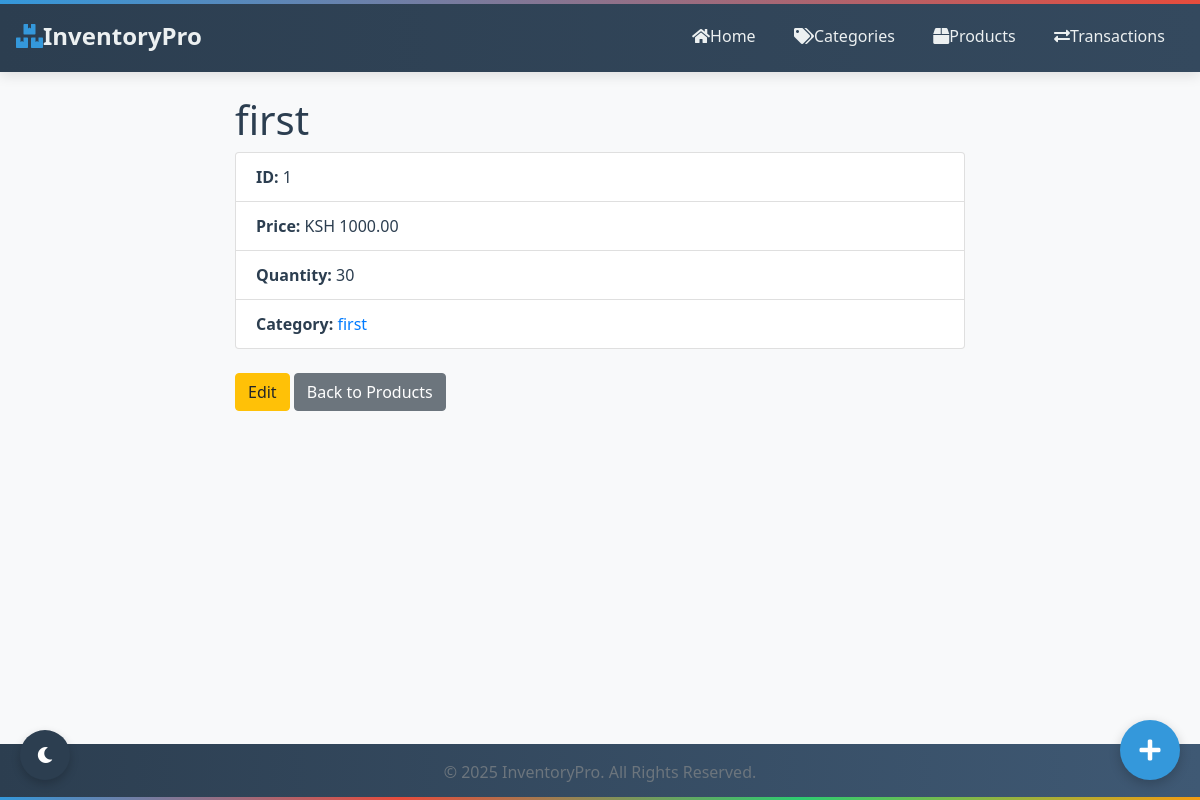
/products/1, run on the app's committed database.
### models/product.py (models this page shows, shortened)
class Product(Base):
    __tablename__ = 'products'
    id = Column(Integer, primary_key=True)
    _name = Column("name", String(100), nullable=False)
    description = Column(String(255))
    _price = Column("price", Float, nullable=False)
    _quantity = Column("quantity", Integer, default=0)
    category_id = Column(Integer, ForeignKey('categories.id'), nullable=False)
    created_at = Column(DateTime, default=datetime.datetime.utcnow)
    updated_at = Column(DateTime, default=datetime.datetime.utcnow, onupdate=datetime.datetime.utcnow)
    reorder_level = Column(Integer, default=10)
    reorder_quantity = Column(Integer, default=20)
    category = relationship("Category", back_populates="products")
    suppliers = relationship("Supplier", secondary="supplier_product", back_populates="products")
    transaction_items = relationship("TransactionItem", back_populates="product")
    transactions = relationship(
        "Transaction",
        secondary="transaction_items",
        primaryjoin="Product.id == TransactionItem.product_id",
        secondaryjoin="TransactionItem.transaction_id == Transaction.id",
        viewonly=True  # Make this viewonly to prevent cascade conflicts
    )
    @property
    def name(self):
        return self._name
    @name.setter
    def name(self, value):
        if not value or not isinstance(value, str) or len(value.strip()) < 2:
            raise ValueError("Product name must be a string with at least 2 characters")
        self._name = value.strip()
    @property
    def price(self):
        return self._price
    @price.setter
    def price(self, value):
        try:
            value = float(value)
            if value < 0:
                raise ValueError("Price cannot be negative")
            self._price = value
        except (ValueError, TypeError):
            raise ValueError("Price must be a positive number")
    @property
    def quantity(self):
        return self._quantity
    @quantity.setter
    def quantity(self, value):
        try:
            value = int(value)
            if value < 0:
                raise ValueError("Quantity cannot be negative")
            self._quantity = value
        except (ValueError, TypeError):
            raise ValueError("Quantity must be a positive integer")
    @classmethod
    def find_by_id(cls, id):
        session = SessionLocal()
        try:
            product = session.query(cls).options(joinedload(cls.category)).filter_by(id=id).first()
            return product
        finally:
            session.close()

### models/category.py (models this page shows, shortened)
class Category(Base):
    __tablename__ = 'categories'
    id = Column(Integer, primary_key=True)
    _name = Column("name", String(50), nullable=False, unique=True)
    _description = Column("description", String(255))
    products = relationship("Product", back_populates="category", cascade="all, delete-orphan")
    @property
    def name(self):
        return self._name
    @name.setter
    def name(self, value):
        if not value or not isinstance(value, str) or len(value.strip()) < 2:
            raise ValueError("Category name must be a string with at least 2 characters")
        self._name = value.strip()
    @property
    def description(self):
        return self._description
    @description.setter
    def description(self, value):
        if value and not isinstance(value, str):
            raise ValueError("Description must be a string")
        self._description = value.strip() if value else value
    def delete(self):
        """Delete the category."""
        session = SessionLocal()
        try:
            session.delete(self)
            session.commit()
            return True
        except SQLAlchemyError as e:
            session.rollback()
            raise e
        finally:
            session.close()

### web/app.py (the view)
@app.route('/products/<int:id>')
def view_product(id):
    product = Product.find_by_id(id)
    if not product:
        flash(f"Product with ID {id} not found", "error")
        return redirect(url_for('list_products'))
    return render_template('products/view.html', product=product)

### web/app.py (called while the page is built)
@app.context_processor
def inject_now():
    return {'now': datetime.utcnow()}

### web/templates/products/view.html (shortened to what this page needs)
{% extends 'base.html' %}
{% block content %}
<div class="row">
    <div class="col-md-8 offset-md-2">
        <h1>{{ product.name }}</h1>
        <ul class="list-group">
            <li class="list-group-item"><strong>ID:</strong> {{ product.id }}</li>
            <li class="list-group-item"><strong>Price:</strong> KSH {{ "%.2f"|format(product.price) }}</li>
            <li class="list-group-item"><strong>Quantity:</strong> {{ product.quantity }}</li>
            <li class="list-group-item"><strong>Category:</strong>
                <a href="{{ url_for('view_category', id=product.category.id) }}">
                    {{ product.category.name }}
                </a>
            </li>
        </ul>
        <br>
        <a href="{{ url_for('edit_product', id=product.id) }}" class="btn btn-warning">Edit</a>
        <a href="{{ url_for('list_products') }}" class="btn btn-secondary">Back to Products</a>
    </div>
</div>
{% endblock %}

### web/templates/base.html (style rules this page uses)
:root { --primary-color: #3498db; --primary-dark: #2980b9; --secondary-color: #2c3e50; --accent-color: #e74c3c; --background-light: #f8f9fa; --text-dark: #2c3e50; --text-light: #ecf0f1; --success-color: #2ecc71; --warning-color: #f39c12; --danger-color: #e74c3c; --info-color: #3498db; }
body { font-family: 'Segoe UI', Tahoma, Geneva, Verdana, sans-serif; background-color: var(--background-light); color: var(--text-dark); overflow-x: hidden; min-height: 100vh; display: flex; flex-direction: column; }

### data on the page
Product: name "first", id "1", price "1000.00", quantity "30"
Category: category.name "first"
